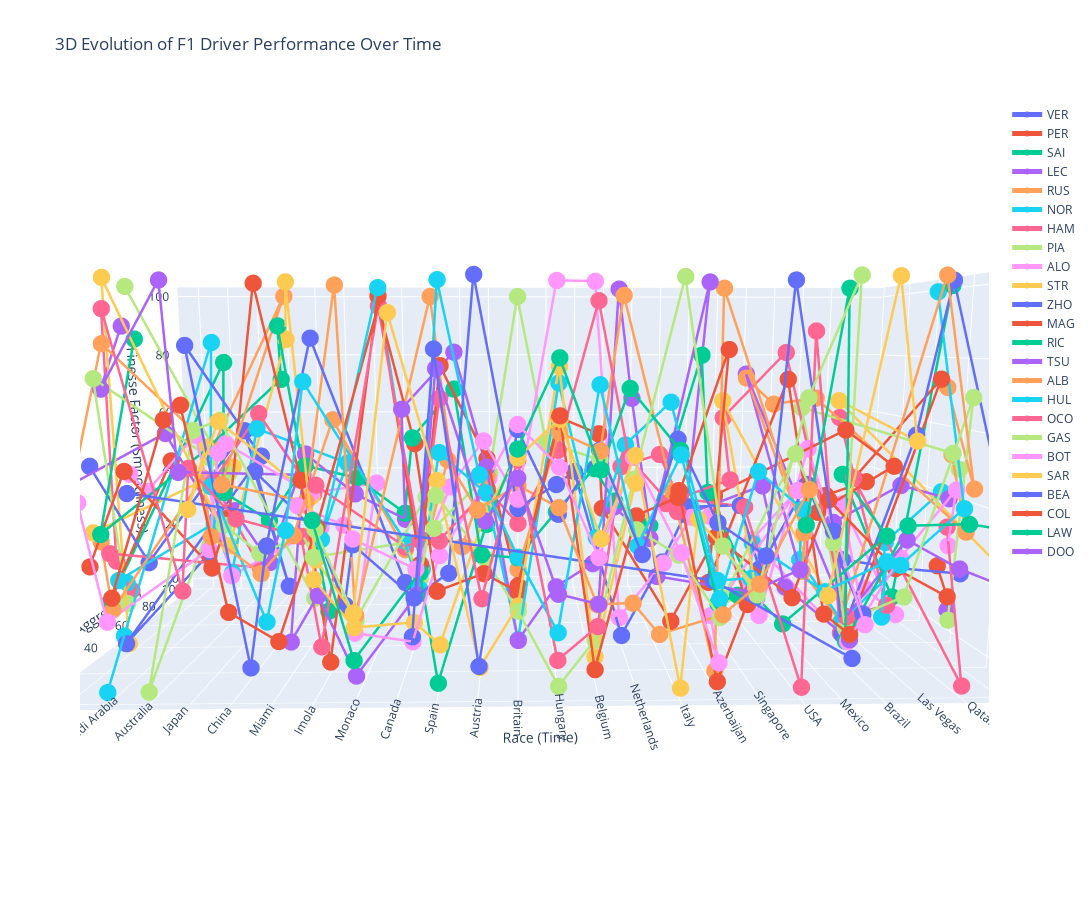

Notebook code cell kept with this figure:
### Code cell
import plotly.graph_objects as go
import pandas as pd

def plot_3d_driver_progression(season_results, race_spacing=5):
    """Creates an improved interactive 3D line plot showing driver progression over time."""

    # ✅ Convert race names to a spaced-out sequential number for the X-axis
    race_list = list(season_results.keys())  # Race names in chronological order
    race_mapping = {race: i * race_spacing for i, race in enumerate(race_list)}  # Increase spacing between races

    # ✅ Combine all race data into a single DataFrame
    all_data = []
    for race, df in season_results.items():
        df = df.copy()
        df["Race"] = race  # Store race name for labels
        df["RaceIndex"] = race_mapping[race]  # Assign spaced-out numerical time value (X-axis)
        all_data.append(df)

    full_df = pd.concat(all_data)  # Merge all races

    # ✅ Map Car Numbers to Driver Codes for Labels
    full_df["Driver"] = full_df.index.map(lambda num: global_driver_mapping.get(int(num), str(num)))

    # ✅ Create a 3D Figure
    fig = go.Figure()

    # ✅ Add a Line for Each Driver
    for driver in full_df["Driver"].unique():
        driver_df = full_df[full_df["Driver"] == driver]

        fig.add_trace(go.Scatter3d(
            x=driver_df["RaceIndex"],  # ✅ Races on X-axis
            y=driver_df["Attack_Index"],  # ✅ Attack Index on Y-axis
            z=driver_df["Finesse_Factor"],  # ✅ Finesse Factor on Z-axis
            mode="lines+markers",  # Lines + markers for visibility
            name=driver,  # Driver name in legend
            text=driver_df["Race"],  # Show race name on hover
            hoverinfo="text+name",
            line=dict(width=5),  # Make lines thicker
            marker=dict(size=6)  # Make markers bigger
        ))

    # ✅ Adjust layout: Wider & Taller
    fig.update_layout(
        scene=dict(
            xaxis_title="Race (Time)",
            yaxis_title="Attack Index (Aggression)",
            zaxis_title="Finesse Factor (Smoothness)",
            xaxis=dict(
                tickvals=list(race_mapping.values()),  # Set tick positions
                ticktext=list(race_mapping.keys()),  # Label races
            ),
        ),
        width=1500,  # ✅ Increase width
        height=900,  # ✅ Increase height for better visibility
        title="3D Evolution of F1 Driver Performance Over Time",
        autosize=False
    )

    fig.show()  # ✅ Display interactive 3D graph

# ✅ Run the function with spaced-out races
plot_3d_driver_progression(season_results, race_spacing=10)

### Figure 1 — Plotly figure (JSON) as saved in the notebook; plotly's stock layout.template omitted (floating-point values rounded to 4 significant figures)
{"data": [{"hoverinfo": "text+name", "line": {"width": 5}, "marker": {"size": 6}, "mode": "lines+markers", "name": "VER", "text": ["Bahrain", "Saudi Arabia", "Australia", "Japan", "China", "Miami", "Imola", "Monaco", "Canada", "Spain", "Austria", "Britain", "Hungary", "Belgium", "Netherlands", "Italy", "Azerbaijan", "Singapore", "USA", "Mexico", "Brazil", "Las Vegas", "Qatar", "Abu Dhabi"], "type": "scatter3d", "x": [0, 10, 20, 30, 40, 50, 60, 70, 80, 90, 100, 110, 120, 130, 140, 150, 160, 170, 180, 190, 200, 210, 220, 230], "y": [100, 11.47, 100, 8.321, 15.51, 0, 8.733, 96.16, 33.8, 5.432, 8.519, 5.02, 7.407, 5.839, 0, 10.73, 8.236, 0, 16.78, 10.38, 27.29, 10.82, 16.78, 1.546], "z": [9.611, 8.242, 44.85, 83.77, 0, 36.34, 85.52, 0, 1.788, 82.93, 2.661, 63.65, 42.26, 58.46, 33.81, 60.56, 39.82, 33.32, 100, 37.07, 4.002, 61.5, 100, 37.87]}, {"hoverinfo": "text+name", "line": {"width": 5}, "marker": {"size": 6}, "mode": "lines+markers", "name": "PER", "text": ["Bahrain", "Saudi Arabia", "Australia", "Japan", "China", "Miami", "Imola", "Monaco", "Canada", "Spain", "Austria", "Britain", "Hungary", "Belgium", "Netherlands", "Italy", "Azerbaijan", "Singapore", "USA", "Mexico", "Brazil", "Las Vegas", "Qatar", "Abu Dhabi"], "type": "scatter3d", "x": [0, 10, 20, 30, 40, 50, 60, 70, 80, 90, 100, 110, 120, 130, 140, 150, 160, 170, 180, 190, 200, 210, 220, 230], "y": [71.29, 5.308, 17.91, 3.642, 0.6484, 6.867, 8.941, 50.56, 48.27, 4.728, 42.84, 37.88, 0, 12.57, 11.57, 9.031, 1.853, 61.22, 20.21, 14.5, 21.8, 46.67, 20.21, 100], "z": [47.17, 22.08, 64.97, 69.74, 19.77, 10.16, 38.88, 94.81, 55.19, 23.56, 17.62, 13.57, 67.38, 0, 40.95, 46.12, 82.83, 9.421, 75.02, 13.99, 5.886, 0, 75.02, 36.41]}, {"hoverinfo": "text+name", "line": {"width": 5}, "marker": {"size": 6}, "mode": "lines+markers", "name": "SAI", "text": ["Bahrain", "Australia", "Japan", "China", "Miami", "Imola", "Monaco", "Canada", "Spain", "Austria", "Britain", "Hungary", "Belgium", "Netherlands", "Italy", "Azerbaijan", "Singapore", "USA", "Mexico", "Brazil", "Las Vegas", "Qatar", "Abu Dhabi"], "type": "scatter3d", "x": [0, 20, 30, 40, 50, 60, 70, 80, 90, 100, 110, 120, 130, 140, 150, 160, 170, 180, 190, 200, 210, 220, 230], "y": [25.12, 65.46, 30.76, 37.61, 40.0, 63.55, 99.33, 42.63, 69.75, 27.8, 38.8, 17.76, 20.0, 61.17, 54.03, 32.38, 65.46, 41.97, 48.37, 1.815, 59.04, 41.97, 37.59], "z": [15.08, 78.32, 43.95, 34.74, 49.91, 42.74, 24.41, 57.48, 69.89, 27.01, 23.26, 40.84, 51.84, 35.58, 29.26, 81.03, 37.48, 10.18, 0, 37.68, 44.1, 10.18, 100]}, {"hoverinfo": "text+name", "line": {"width": 5}, "marker": {"size": 6}, "mode": "lines+markers", "name": "LEC", "text": ["Bahrain", "Saudi Arabia", "Australia", "Japan", "China", "Miami", "Imola", "Monaco", "Canada", "Spain", "Austria", "Britain", "Hungary", "Belgium", "Netherlands", "Italy", "Azerbaijan", "Singapore", "USA", "Mexico", "Brazil", "Las Vegas", "Qatar", "Abu Dhabi"], "type": "scatter3d", "x": [0, 10, 20, 30, 40, 50, 60, 70, 80, 90, 100, 110, 120, 130, 140, 150, 160, 170, 180, 190, 200, 210, 220, 230], "y": [0, 43.35, 52.92, 38.7, 36.36, 40.92, 60.12, 100.0, 21.2, 71.37, 71.64, 33.54, 16.85, 22.35, 62.86, 53.39, 24.6, 100, 40.25, 47.53, 21.65, 64.51, 40.25, 31.97], "z": [48.71, 58.82, 31.86, 37.36, 22.93, 53.16, 38.31, 22.08, 67.33, 81.37, 44.86, 0.5987, 21.04, 25.8, 33.36, 25.42, 100, 23.32, 43.72, 11.73, 4.418, 27.84, 43.72, 41.33]}, {"hoverinfo": "text+name", "line": {"width": 5}, "marker": {"size": 6}, "mode": "lines+markers", "name": "RUS", "text": ["Bahrain", "Saudi Arabia", "Australia", "Japan", "China", "Miami", "Imola", "Monaco", "Canada", "Spain", "Austria", "Britain", "Hungary", "Belgium", "Netherlands", "Italy", "Azerbaijan", "Singapore", "USA", "Mexico", "Brazil", "Las Vegas", "Qatar", "Abu Dhabi"], "type": "scatter3d", "x": [0, 10, 20, 30, 40, 50, 60, 70, 80, 90, 100, 110, 120, 130, 140, 150, 160, 170, 180, 190, 200, 210, 220, 230], "y": [22.44, 5.491, 43.21, 19.47, 27.79, 24.72, 31.51, 97.99, 57.04, 42.38, 7.175, 60.7, 4.011, 8.12, 15.15, 32.44, 0, 4.612, 0.4067, 32.84, 28.43, 0, 0.4067, 36.73], "z": [32.31, 19.02, 46.02, 34.26, 22.04, 33.22, 63.72, 11.49, 15.12, 51.13, 43.49, 40.65, 44.63, 18.89, 17.03, 2.486, 18.66, 24.98, 49.49, 20.56, 7.246, 100, 49.49, 71.99]}, {"hoverinfo": "text+name", "line": {"width": 5}, "marker": {"size": 6}, "mode": "lines+markers", "name": "NOR", "text": ["Bahrain", "Saudi Arabia", "Australia", "Japan", "China", "Miami", "Imola", "Monaco", "Canada", "Spain", "Austria", "Britain", "Hungary", "Belgium", "Netherlands", "Italy", "Azerbaijan", "Singapore", "USA", "Mexico", "Brazil", "Las Vegas", "Qatar", "Abu Dhabi"], "type": "scatter3d", "x": [0, 10, 20, 30, 40, 50, 60, 70, 80, 90, 100, 110, 120, 130, 140, 150, 160, 170, 180, 190, 200, 210, 220, 230], "y": [32.0, 0, 55.57, 21.1, 31.2, 17.15, 0, 97.85, 53.28, 17.21, 20.13, 33.72, 5.384, 6.658, 8.251, 6.018, 3.998, 9.076, 4.397, 35.33, 27.67, 15.39, 4.397, 45.79], "z": [3.154, 0, 84.39, 47.23, 7.251, 36.35, 75.46, 14.69, 10.08, 100, 50.28, 24.8, 12.52, 74.34, 33.99, 57.26, 21.5, 52.57, 43.91, 23.27, 7.675, 26.77, 43.91, 98.74]}, {"hoverinfo": "text+name", "line": {"width": 5}, "marker": {"size": 6}, "mode": "lines+markers", "name": "HAM", "text": ["Bahrain", "Saudi Arabia", "Australia", "Japan", "China", "Miami", "Imola", "Monaco", "Canada", "Spain", "Austria", "Britain", "Hungary", "Belgium", "Netherlands", "Italy", "Azerbaijan", "Singapore", "USA", "Mexico", "Brazil", "Las Vegas", "Qatar", "Abu Dhabi"], "type": "scatter3d", "x": [0, 10, 20, 30, 40, 50, 60, 70, 80, 90, 100, 110, 120, 130, 140, 150, 160, 170, 180, 190, 200, 210, 220, 230], "y": [38.36, 5.771, 93.45, 23.27, 31.87, 48.73, 9.342, 97.98, 60.64, 19.28, 29.0, 24.16, 6.815, 5.767, 45.62, 38.53, 61.2, 21.2, 0, 29.57, 28.33, 49.92, 0, 32.05], "z": [14.46, 33.21, 6.3, 48.17, 65.41, 40.3, 49.45, 12.44, 23.69, 70.27, 14.26, 53.51, 4.775, 13.93, 48.63, 53.1, 36.38, 41.3, 0, 87.48, 4.075, 44.47, 0, 33.27]}, {"hoverinfo": "text+name", "line": {"width": 5}, "marker": {"size": 6}, "mode": "lines+markers", "name": "PIA", "text": ["Bahrain", "Saudi Arabia", "Australia", "Japan", "China", "Miami", "Imola", "Monaco", "Canada", "Spain", "Austria", "Britain", "Hungary", "Belgium", "Netherlands", "Italy", "Azerbaijan", "Singapore", "USA", "Mexico", "Brazil", "Las Vegas", "Qatar", "Abu Dhabi"], "type": "scatter3d", "x": [0, 10, 20, 30, 40, 50, 60, 70, 80, 90, 100, 110, 120, 130, 140, 150, 160, 170, 180, 190, 200, 210, 220, 230], "y": [35.2, 3.507, 50.0, 29.58, 27.25, 35.42, 4.243, 98.45, 55.48, 5.793, 52.91, 32.79, 1.684, 13.39, 17.54, 5.584, 2.366, 6.53, 3.642, 0, 28.19, 12.5, 3.642, 28.19], "z": [11.57, 76.04, 50.82, 35.13, 27.89, 30.63, 32.46, 13.83, 12.88, 47.41, 19.59, 9.451, 0, 7.603, 49.35, 100, 35.25, 21.68, 71.31, 100, 6.868, 19.1, 71.31, 7.585]}, {"hoverinfo": "text+name", "line": {"width": 5}, "marker": {"size": 6}, "mode": "lines+markers", "name": "ALO", "text": ["Bahrain", "Saudi Arabia", "Australia", "Japan", "China", "Miami", "Imola", "Monaco", "Canada", "Spain", "Austria", "Britain", "Hungary", "Belgium", "Netherlands", "Italy", "Azerbaijan", "Singapore", "USA", "Mexico", "Brazil", "Las Vegas", "Qatar", "Abu Dhabi"], "type": "scatter3d", "x": [0, 10, 20, 30, 40, 50, 60, 70, 80, 90, 100, 110, 120, 130, 140, 150, 160, 170, 180, 190, 200, 210, 220, 230], "y": [11.86, 2.212, 45.54, 27.62, 4.353, 45.76, 100, 2.047, 34.68, 12.6, 90.78, 0, 1.983, 4.807, 18.91, 3.142, 2.854, 56.81, 8.838, 85.34, 22.98, 15.82, 8.838, 30.79], "z": [44.73, 17.0, 24.49, 55.24, 60.45, 41.0, 35.13, 13.9, 0, 30.6, 38.08, 65.35, 54.9, 31.87, 54.92, 33.39, 5.351, 0, 47.83, 17.43, 3.382, 28.6, 47.83, 28.21]}, {"hoverinfo": "text+name", "line": {"width": 5}, "marker": {"size": 6}, "mode": "lines+markers", "name": "STR", "text": ["Bahrain", "Saudi Arabia", "Australia", "Japan", "China", "Miami", "Imola", "Monaco", "Canada", "Spain", "Austria", "Britain", "Hungary", "Belgium", "Netherlands", "Italy", "Azerbaijan", "Singapore", "USA", "Mexico", "Brazil", "Las Vegas", "Qatar", "Abu Dhabi"], "type": "scatter3d", "x": [0, 10, 20, 30, 40, 50, 60, 70, 80, 90, 100, 110, 120, 130, 140, 150, 160, 170, 180, 190, 200, 210, 220, 230], "y": [18.67, 100, 46.84, 4.625, 0, 46.39, 3.8, 1.572, 39.09, 10.88, 70.5, 0.3279, 0.5192, 0, 15.34, 0, 31.81, 8.11, 91.49, 12.15, 1.928, 10.12, 91.49, 0.8179], "z": [35.59, 41.01, 54.56, 44.38, 66.21, 40.05, 26.97, 15.43, 4.225, 7.603, 30.98, 57.36, 66.5, 37.71, 55.86, 0, 35.8, 23.27, 64.61, 19.65, 100.0, 60.0, 64.61, 28.01]}, {"hoverinfo": "text+name", "line": {"width": 5}, "marker": {"size": 6}, "mode": "lines+markers", "name": "ZHO", "text": ["Bahrain", "Saudi Arabia", "Australia", "Japan", "China", "Miami", "Imola", "Monaco", "Canada", "Spain", "Austria", "Britain", "Hungary", "Belgium", "Netherlands", "Italy", "Azerbaijan", "Singapore", "USA", "Mexico", "Brazil", "Las Vegas", "Qatar", "Abu Dhabi"], "type": "scatter3d", "x": [0, 10, 20, 30, 40, 50, 60, 70, 80, 90, 100, 110, 120, 130, 140, 150, 160, 170, 180, 190, 200, 210, 220, 230], "y": [19.16, 27.63, 82.84, 92.42, 26.11, 50.78, 39.95, 2.694, 39.45, 40.25, 0, 27.56, 18.17, 100, 38.9, 30.19, 44.88, 25.61, 40.04, 31.83, 13.75, 55.6, 40.04, 23.33], "z": [52.93, 25.28, 55.54, 0, 50.45, 28.55, 9.229, 35.9, 11.43, 18.48, 100, 39.89, 47.96, 39.07, 0, 24.15, 36.79, 40.86, 19.4, 45.53, 14.22, 17.99, 19.4, 22.22]}, {"hoverinfo": "text+name", "line": {"width": 5}, "marker": {"size": 6}, "mode": "lines+markers", "name": "MAG", "text": ["Bahrain", "Saudi Arabia", "Australia", "Japan", "China", "Miami", "Imola", "Monaco", "Canada", "Spain", "Austria", "Britain", "Hungary", "Belgium", "Netherlands", "Italy", "Singapore", "USA", "Mexico", "Las Vegas", "Qatar", "Abu Dhabi"], "type": "scatter3d", "x": [0, 10, 20, 30, 40, 50, 60, 70, 80, 90, 100, 110, 120, 130, 140, 150, 170, 180, 190, 210, 220, 230], "y": [15.69, 16.28, 46.59, 34.0, 31.92, 34.48, 19.28, 50.26, 56.81, 21.84, 75.21, 36.09, 3.245, 9.418, 100, 15.23, 52.53, 9.968, 14.69, 18.35, 9.968, 36.18], "z": [27.32, 52.01, 18.72, 36.44, 100, 46.67, 0, 97.65, 16.86, 78.53, 47.08, 15.89, 66.67, 62.1, 25.78, 12.07, 26.04, 19.84, 44.31, 25.09, 19.84, 21.06]}, {"hoverinfo": "text+name", "line": {"width": 5}, "marker": {"size": 6}, "mode": "lines+markers", "name": "RIC", "text": ["Bahrain", "Saudi Arabia", "Australia", "Japan", "China", "Miami", "Imola", "Monaco", "Canada", "Spain", "Austria", "Britain", "Hungary", "Belgium", "Netherlands", "Italy", "Azerbaijan", "Singapore"], "type": "scatter3d", "x": [0, 10, 20, 30, 40, 50, 60, 70, 80, 90, 100, 110, 120, 130, 140, 150, 160, 170], "y": [50.02, 1.945, 46.85, 92.58, 53.93, 63.57, 4.278, 0, 55.23, 4.233, 66.89, 0.1596, 2.397, 1.945, 27.51, 7.219, 5.662, 25.3], "z": [85.4, 38.86, 53.64, 72.02, 89.19, 0, 41.62, 7.669, 14.63, 0, 27.11, 59.49, 80.9, 54.2, 72.32, 58.24, 19.8, 15.97]}, {"hoverinfo": "text+name", "line": {"width": 5}, "marker": {"size": 6}, "mode": "lines+markers", "name": "TSU", "text": ["Bahrain", "Saudi Arabia", "Australia", "Japan", "China", "Miami", "Imola", "Monaco", "Canada", "Spain", "Austria", "Britain", "Hungary", "Belgium", "Netherlands", "Italy", "Azerbaijan", "Singapore", "USA", "Mexico", "Brazil", "Las Vegas", "Qatar", "Abu Dhabi"], "type": "scatter3d", "x": [0, 10, 20, 30, 40, 50, 60, 70, 80, 90, 100, 110, 120, 130, 140, 150, 160, 170, 180, 190, 200, 210, 220, 230], "y": [42.25, 6.855, 19.93, 0, 77.11, 18.21, 7.928, 2.453, 47.45, 9.765, 55.96, 3.822, 4.563, 4.221, 56.16, 100, 100, 11.15, 4.786, 100, 24.55, 12.66, 4.786, 0], "z": [88.94, 73.36, 100, 54.17, 41.61, 6.005, 21.7, 2.736, 10.0, 78.14, 30.53, 51.95, 22.68, 20.17, 100.0, 64.96, 0.7175, 20.98, 28.55, 73.4, 9.924, 34.16, 28.55, 24.85]}, {"hoverinfo": "text+name", "line": {"width": 5}, "marker": {"size": 6}, "mode": "lines+markers", "name": "ALB", "text": ["Bahrain", "Saudi Arabia", "Australia", "Japan", "China", "Miami", "Imola", "Monaco", "Canada", "Spain", "Austria", "Britain", "Hungary", "Belgium", "Netherlands", "Italy", "Azerbaijan", "Singapore", "USA", "Mexico", "Brazil", "Las Vegas", "Qatar", "Abu Dhabi"], "type": "scatter3d", "x": [0, 10, 20, 30, 40, 50, 60, 70, 80, 90, 100, 110, 120, 130, 140, 150, 160, 170, 180, 190, 200, 210, 220, 230], "y": [6.793, 8.692, 52.24, 100, 0.1928, 39.44, 38.73, 3.628, 100.0, 100, 75.46, 38.65, 2.494, 3.737, 43.87, 16.32, 6.871, 51.18, 2.905, 99.53, 100, 85.57, 2.905, 31.94], "z": [43.62, 84.2, 53.47, 100, 51.17, 39.84, 100, 17.84, 100, 11.97, 41.29, 19.9, 63.19, 58.53, 97.54, 46.26, 1.683, 100, 38.32, 72.02, 62.83, 65.85, 38.32, 53.71]}, {"hoverinfo": "text+name", "line": {"width": 5}, "marker": {"size": 6}, "mode": "lines+markers", "name": "HUL", "text": ["Bahrain", "Saudi Arabia", "Australia", "Japan", "China", "Miami", "Imola", "Monaco", "Canada", "Spain", "Austria", "Britain", "Hungary", "Belgium", "Netherlands", "Italy", "Azerbaijan", "Singapore", "USA", "Mexico", "Brazil", "Las Vegas", "Qatar", "Abu Dhabi"], "type": "scatter3d", "x": [0, 10, 20, 30, 40, 50, 60, 70, 80, 90, 100, 110, 120, 130, 140, 150, 160, 170, 180, 190, 200, 210, 220, 230], "y": [35.76, 9.496, 50.29, 34.54, 29.68, 100.0, 13.29, 50.1, 61.46, 15.74, 65.13, 35.84, 6.165, 12.94, 36.15, 21.68, 6.731, 12.89, 48.7, 14.57, 1.002, 25.23, 48.7, 36.52], "z": [17.45, 25.38, 31.23, 20.45, 61.49, 42.31, 34.79, 100, 14.16, 56.71, 37.58, 0, 74.8, 35.07, 56.12, 69.05, 25.36, 24.11, 25.02, 20.0, 31.47, 9.572, 25.02, 42.51]}, {"hoverinfo": "text+name", "line": {"width": 5}, "marker": {"size": 6}, "mode": "lines+markers", "name": "OCO", "text": ["Bahrain", "Saudi Arabia", "Australia", "Japan", "China", "Miami", "Imola", "Monaco", "Canada", "Spain", "Austria", "Britain", "Hungary", "Belgium", "Netherlands", "Italy", "Azerbaijan", "Singapore", "USA", "Mexico", "Brazil", "Las Vegas", "Qatar"], "type": "scatter3d", "x": [0, 10, 20, 30, 40, 50, 60, 70, 80, 90, 100, 110, 120, 130, 140, 150, 160, 170, 180, 190, 200, 210, 220], "y": [30.37, 9.842, 24.07, 6.485, 9.196, 32.81, 9.77, 50.5, 56.11, 12.61, 76.32, 40.25, 9.055, 11.8, 27.39, 9.286, 84.37, 37.61, 90.24, 55.29, 24.33, 22.53, 90.24], "z": [25.03, 92.53, 18.33, 54.18, 41.07, 31.22, 7.667, 94.72, 24.57, 34.45, 36.79, 33.04, 58.1, 94.61, 53.7, 42.47, 30.36, 45.93, 58.92, 81.45, 10.05, 13.76, 58.92]}, {"hoverinfo": "text+name", "line": {"width": 5}, "marker": {"size": 6}, "mode": "lines+markers", "name": "GAS", "text": ["Bahrain", "Saudi Arabia", "Australia", "Japan", "China", "Miami", "Imola", "Monaco", "Canada", "Spain", "Austria", "Britain", "Hungary", "Belgium", "Netherlands", "Italy", "Azerbaijan", "Singapore", "USA", "Mexico", "Brazil", "Las Vegas", "Qatar", "Abu Dhabi"], "type": "scatter3d", "x": [0, 10, 20, 30, 40, 50, 60, 70, 80, 90, 100, 110, 120, 130, 140, 150, 160, 170, 180, 190, 200, 210, 220, 230], "y": [46.04, 94.71, 0, 10.91, 1.147, 45.6, 6.879, 3.957, 76.31, 0, 100, 100, 100, 4.943, 10.71, 6.346, 2.981, 39.48, 11.82, 10.03, 25.01, 100, 11.82, 27.41], "z": [100, 39.3, 0, 62.98, 66.35, 9.689, 38.79, 16.61, 34.28, 40.48, 38.56, 100.0, 49.39, 56.23, 37.55, 32.04, 17.04, 11.81, 56.69, 34.15, 6.623, 61.55, 56.69, 50.24]}, {"hoverinfo": "text+name", "line": {"width": 5}, "marker": {"size": 6}, "mode": "lines+markers", "name": "BOT", "text": ["Bahrain", "Saudi Arabia", "Australia", "Japan", "China", "Miami", "Imola", "Monaco", "Canada", "Spain", "Austria", "Britain", "Hungary", "Belgium", "Netherlands", "Italy", "Azerbaijan", "Singapore", "USA", "Mexico", "Brazil", "Las Vegas", "Qatar", "Abu Dhabi"], "type": "scatter3d", "x": [0, 10, 20, 30, 40, 50, 60, 70, 80, 90, 100, 110, 120, 130, 140, 150, 160, 170, 180, 190, 200, 210, 220, 230], "y": [41.59, 29.63, 39.04, 33.72, 100, 29.79, 41.67, 2.8, 44.79, 51.33, 48.79, 24.29, 19.76, 22.64, 44.59, 28.64, 40.58, 61.56, 38.91, 32.23, 12.02, 57.99, 38.91, 85.92], "z": [47.43, 44.55, 58.8, 19.85, 19.22, 40.4, 32.45, 37.29, 18.55, 41.86, 55.88, 43.02, 100, 100, 3.515, 24.19, 34.62, 30.62, 5.785, 55.44, 11.88, 35.04, 5.785, 0]}, {"hoverinfo": "text+name", "line": {"width": 5}, "marker": {"size": 6}, "mode": "lines+markers", "name": "SAR", "text": ["Bahrain", "Saudi Arabia", "Japan", "China", "Miami", "Imola", "Monaco", "Canada", "Spain", "Austria", "Britain", "Hungary", "Belgium", "Netherlands"], "type": "scatter3d", "x": [0, 10, 30, 40, 50, 60, 70, 80, 90, 100, 110, 120, 130, 140], "y": [34.66, 11.01, 33.51, 62.79, 26.21, 6.568, 0.8482, 0, 9.048, 14.7, 34.41, 4.217, 13.19, 14.08], "z": [0, 100, 28.48, 85.3, 100, 31.25, 19.38, 91.33, 50.58, 0, 10.45, 78.8, 3.227, 48.93]}, {"hoverinfo": "text+name", "line": {"width": 5}, "marker": {"size": 6}, "mode": "lines+markers", "name": "BEA", "text": ["Saudi Arabia", "Azerbaijan", "Brazil"], "type": "scatter3d", "x": [10, 160, 200], "y": [17.01, 11.73, 19.29], "z": [46.18, 23.97, 0]}, {"hoverinfo": "text+name", "line": {"width": 5}, "marker": {"size": 6}, "mode": "lines+markers", "name": "COL", "text": ["Italy", "Azerbaijan", "Singapore", "USA", "Mexico", "Brazil", "Las Vegas", "Qatar", "Abu Dhabi"], "type": "scatter3d", "x": [150, 160, 170, 180, 190, 200, 210, 220, 230], "y": [7.969, 3.91, 15.22, 100.0, 5.389, 0, 79.21, 100.0, 89.52], "z": [48.06, 0, 16.46, 30.19, 63.32, 55.14, 28.2, 30.19, 36.8]}, {"hoverinfo": "text+name", "line": {"width": 5}, "marker": {"size": 6}, "mode": "lines+markers", "name": "LAW", "text": ["USA", "Mexico", "Brazil", "Las Vegas", "Qatar", "Abu Dhabi"], "type": "scatter3d", "x": [180, 190, 200, 210, 220, 230], "y": [1.593, 7.18, 24.41, 12.57, 1.593, 5.707], "z": [40.57, 97.41, 3.011, 37.87, 40.57, 38.44]}, {"hoverinfo": "text+name", "line": {"width": 5}, "marker": {"size": 6}, "mode": "lines+markers", "name": "DOO", "text": ["Abu Dhabi"], "type": "scatter3d", "x": [230], "y": [29.02], "z": [10.24]}], "layout": {"autosize": false, "height": 900, "scene": {"aspectmode": "auto", "aspectratio": {"x": 1.742, "y": 0.7576, "z": 0.7576}, "camera": {"center": {"x": 0, "y": 0, "z": 0}, "eye": {"x": -0.03438, "y": -1.811, "z": 0.248}, "projection": {"type": "perspective"}, "up": {"x": 0, "y": 0, "z": 1}}, "xaxis": {"ticktext": ["Bahrain", "Saudi Arabia", "Australia", "Japan", "China", "Miami", "Imola", "Monaco", "Canada", "Spain", "Austria", "Britain", "Hungary", "Belgium", "Netherlands", "Italy", "Azerbaijan", "Singapore", "USA", "Mexico", "Brazil", "Las Vegas", "Qatar", "Abu Dhabi"], "tickvals": [0, 10, 20, 30, 40, 50, 60, 70, 80, 90, 100, 110, 120, 130, 140, 150, 160, 170, 180, 190, 200, 210, 220, 230], "title": {"text": "Race (Time)"}, "type": "linear"}, "yaxis": {"title": {"text": "Attack Index (Aggression)"}, "type": "linear"}, "zaxis": {"title": {"text": "Finesse Factor (Smoothness)"}, "type": "linear"}}, "title": {"text": "3D Evolution of F1 Driver Performance Over Time"}, "width": 1500}}
